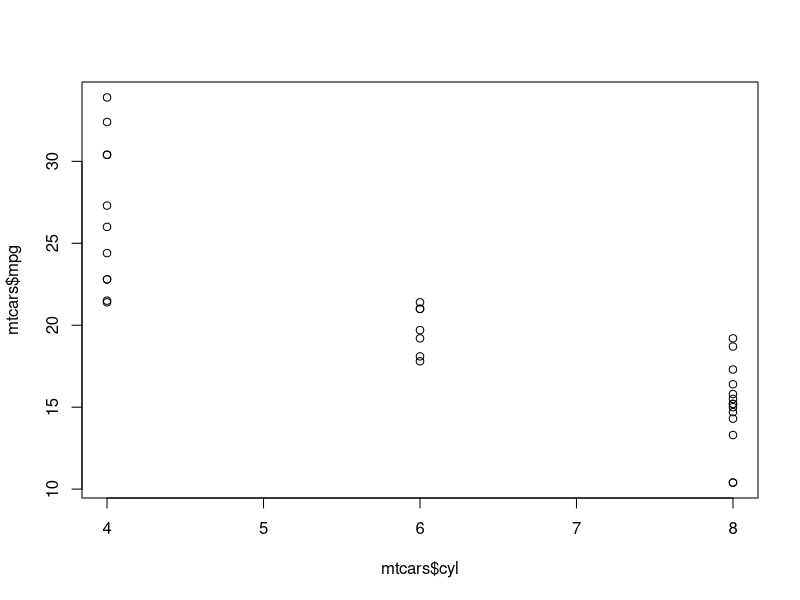
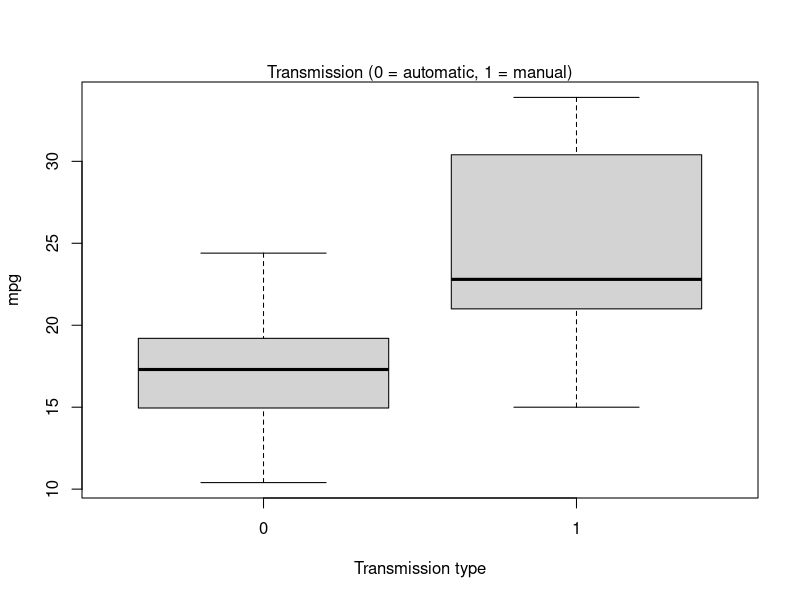

Recreate these plots in R, in order.
## ---- chunk 1
knitr::opts_chunk$set(echo = FALSE)
## ---- chunk 2
summary(mtcars)
## ---- chunk 3
plot(x = mtcars$cyl, y = mtcars$mpg)
## ---- chunk 4
fit <- lm(mpg ~ cyl, data = mtcars)
mtcars$am <- factor(mtcars$am)
plot(mtcars$am, mtcars$mpg, xlab="Transmission type",ylab="mpg")
mtext("Transmission (0 = automatic, 1 = manual)")
print(fit$coefficients)
